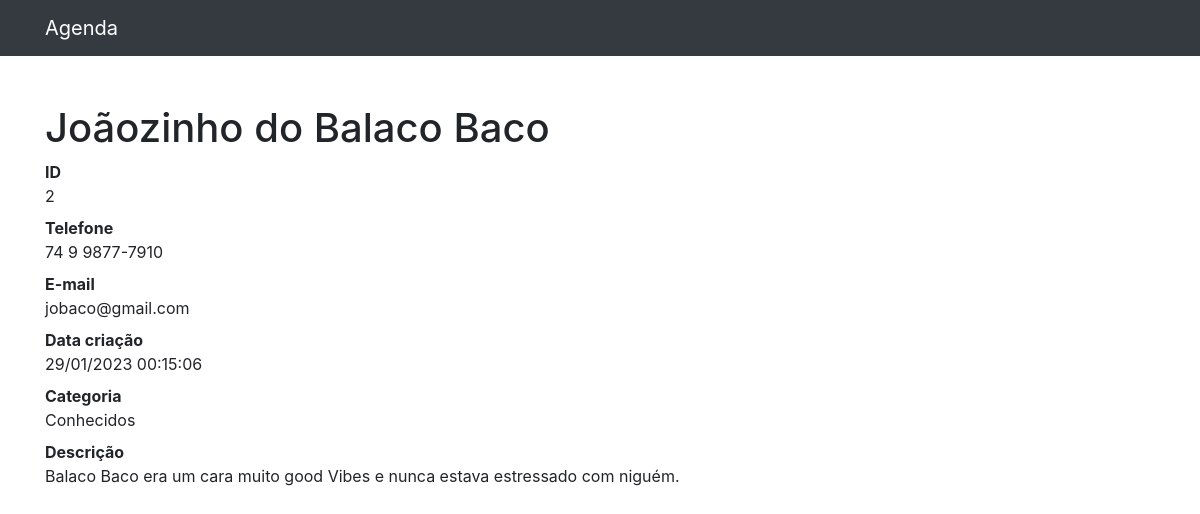
/2, run on the app's committed database.
### contatos/models.py (models this page shows, shortened)
class Contato(models.Model): # Escrever models.Model é herança pois Model está herdando da classe models
    nome = models.CharField(max_length=255)
    sobrenome = models.CharField(max_length=255, blank=True)
    telefone = models.CharField(max_length=255)
    email = models.CharField(max_length=255, blank=True)
    data_criacao = models.DateTimeField(default=timezone.now)
    decricao = models.TextField(blank=True)
    categoria = models.ForeignKey(Categoria, on_delete=models.DO_NOTHING)
    mostrar = models.BooleanField(default = True)

class Categoria(models.Model):
    nome = models.CharField(max_length=255)
    def __str__(self):
        return self.nome

### contatos/views.py (the view)
# urls.py: path('<int:contato_id>', views.olhar_contato, name='olhar_contato'),
def olhar_contato(request, contato_id):
    contatos = get_object_or_404(Contato,id=contato_id)
    if not contatos.mostrar:
        raise Http404()
    return render(request, 'contatos/olhar_contato.html', {
        'contato': contatos
    })

### contatos/templates/contatos/olhar_contato.html
{% extends 'base.html' %}
{% block conteudo %}
<h1 class="mt-5">{{contato.nome}} {{contato.sobrenome}}</h1>
<dl>
  <dt>ID</dt>
  <dd>{{ contato.id }}</dd>
  <dt>Telefone</dt>
  <dd>{{ contato.telefone }}</dd>
  <dt>E-mail</dt>
  <dd>{{ contato.email }}</dd>
  <dt>Data criação</dt>
  <dd>{{ contato.data_criacao| date:'d/m/Y H:i:s' }}</dd>
  <dt>Categoria</dt>
  <dd>{{ contato.categoria }}</dd>
  <dt>Descrição</dt>
  <dd>{{ contato.decricao }}</dd>
</dl>
{%endblock%}

### data on the page
Contato: nome "Joãozinho", sobrenome "do Balaco Baco", id "2", telefone "74 9 9877-7910", email "jobaco@gmail.com", data_criacao "29/01/2023 00:15:06", categoria "Conhecidos", decricao "Balaco Baco era um cara muito good Vibes e nunca estava estressado com niguém."
